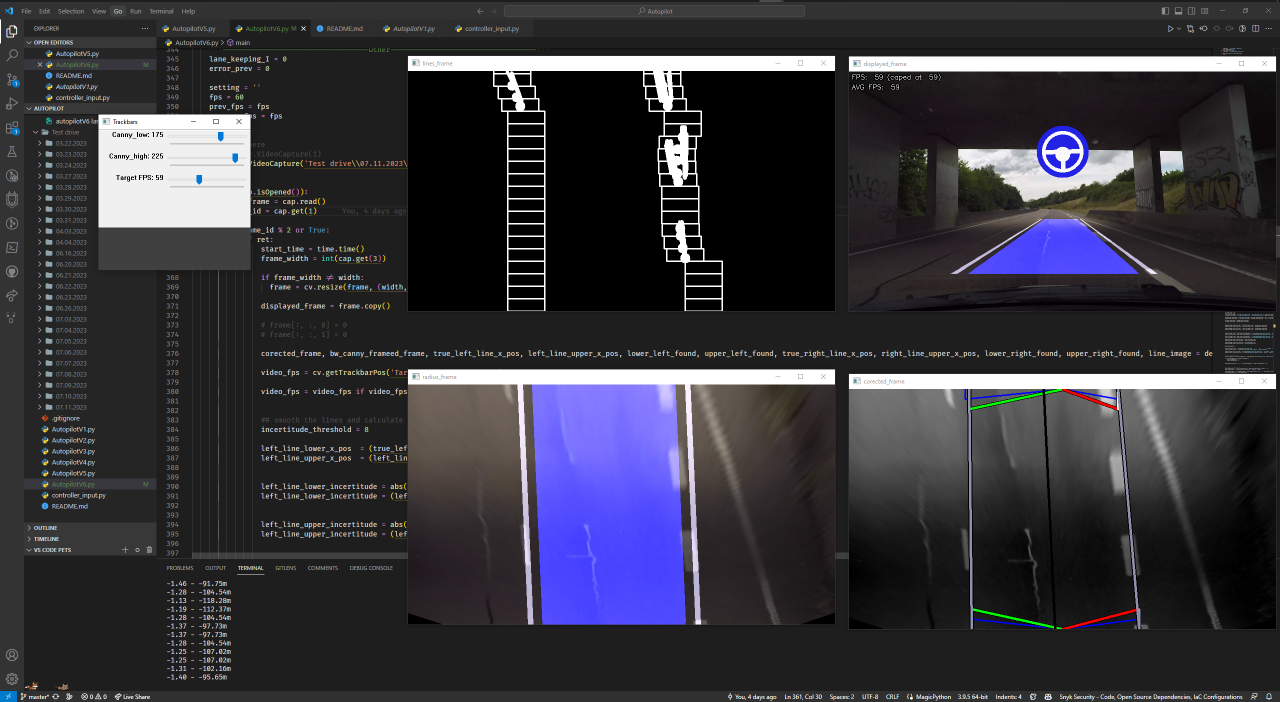
#> input picture autopilot non AI/images/V6/autopilotV6 active 1.png, 2560 x 1404 px, given in place of 2.MP4, which was not available (shown at 1/2 size)
$ python AutopilotV6.py
#> lines starting #> are read from the running program, lines starting #| are printed output that depends on the picture; pictures that were not available may be replaced by others from this repository, and a replacement may not be noted
### autopilot non AI/controller_input.py
# import pyvjoy
import time

"""------------------|USE beamngpy|------------------"""

steering_full_roation = 3*360/2
steering_ration = 5#to 1
wheel_full_rotation = steering_full_roation / steering_ration

# create a joystick object
# j = pyvjoy.VJoyDevice(rID=1)

# x_axis = pyvjoy.HID_USAGE_X
# y_axis = pyvjoy.HID_USAGE_Y


# [5 lines left out: function wheel_angle_to_steering_angle, not called in this run]


def steering_angle_to_joystick_pos(angle:float):
    """
    convert the angle of the steering wheel to a joystick position
    """
    return int((angle / wheel_full_rotation) * 32767)


# [10 lines left out: function update_joystick, not called in this run]

### autopilot non AI/AutopilotV6.py
import cv2 as cv
import numpy as np
import math
import time
import controller_input
import keyboard


""" Blue Green Red """
AVAILABLE_COLOR        = (255, 255, 255), (232, 39, 33)
UNAVAILABLE_COLOR      = (100, 100, 100), (0  , 0 , 0 )
ALERTE_DEPARTURE_COLOR = (39 , 33 , 232), (0  , 0 , 0 )

autopilot_available       = False
autopilot_available_color = UNAVAILABLE_COLOR

height = 480
width  = 854


# import car settings
show_transformation = False

car_settings = {
  "lane_center": 0,
  "car_hood": 0,
  "lower_lane_width": 0,
  "detection_distance": 0,
  "distance_center": 0,
  "distance_width": 0,
  "wheel_base_length": 0,
  "steering_ratio": 0,
  }

with open('autopilot non AI\\car settings\\my_car.txt', 'r') as file:
#> (reads car settings/my_car.txt from the repository)
  lines = file.readlines()
  if len(lines) != len(car_settings):
    raise Exception(f"The car settings file is not correct, {len(lines)} lines found instead of 7")

  for line in lines:
    line = line.strip()
    key, value = line.split(':')
    car_settings[key] = float(value)

print("car setting imported")

# car settings
lane_center        = int(width/2 + car_settings["lane_center"]) # + offset
car_hood           = int(car_settings["car_hood"])
lower_lane_width   = int(width + car_settings["lower_lane_width"])
detection_distance = int(car_settings["detection_distance"])
distance_center    = int(lane_center + car_settings["distance_center"]) # + offset
distance_width     = int(car_settings["distance_width"])
wheel_base_length  = float(car_settings["wheel_base_length"])
steering_ratio     = float(car_settings["steering_ratio"])

print(f"lane_center: {lane_center}, car_hood: {car_hood}, lower_lane_width: {lower_lane_width}, detection_distance: {detection_distance}, distance_center: {distance_center}, distance_width: {distance_width}, wheel_base_length: {wheel_base_length}")

upper_left  = [int(distance_center - distance_width/2),int(height - car_hood - detection_distance)]
upper_right = [int(distance_center + distance_width/2),int(height - car_hood - detection_distance)]

lower_left  = [int(lane_center - lower_lane_width/2), int(height-car_hood)]
lower_right = [int(lane_center + lower_lane_width/2), int(height-car_hood)]

pts1 = np.float32([upper_left, lower_left, upper_right, lower_right])
pts2 = np.float32([[0, 0], [0, height], [width, 0], [width, height]])

cv.namedWindow('Trackbars')
default_canny_low  = 175
default_canny_high = 225

cv.createTrackbar('Canny_low' , 'Trackbars', default_canny_low , 255, lambda x: None)
cv.createTrackbar('Canny_high', 'Trackbars', default_canny_high, 255, lambda x: None)

# cv.createTrackbar("Box_height", "Trackbars", 25, 100, lambda x: None)
# cv.createTrackbar("Box_width", "Trackbars", 100, 200, lambda x: None)
cv.createTrackbar('Target FPS', 'Trackbars', 60, 150, lambda x: None)


def map(value, In_Min, In_Max, Out_Min, Out_Max) -> float:
    """
    map 'value' from 'In_Min' - 'In_Max' to 'Out_Min' - 'Out_Max'
    """
    ## Figure out how 'wide' each range is
    In_Span = In_Max - In_Min
    Out_Span = Out_Max - Out_Min

    ## Convert the left range into a 0-1 range (float)
    valueScaled = float(value - In_Min) / float(In_Span)

    ## Convert the 0-1 range into a value in the right range.
    return Out_Min + (valueScaled * Out_Span)


# [15 lines left out: functions imcrop, pad_img_to_fit_bbox, not called in this run]


def detect_lane_width(frame, displayed_frame, prev_left_line_x_pos, prev_right_line_x_pos):
    """
    return the line's position (lower and upper) and if they are detected (both lower and upper)
    """

    ## modifiy contrast and brightness
    gray_frame = cv.cvtColor(frame, cv.COLOR_BGR2GRAY)
    # white_frame = cv.threshold(gray_frame, 0, 255, cv.THRESH_BINARY + cv.THRESH_OTSU)[1]
    alpha = 1.5
    beta = -40
    gray_frame = cv.convertScaleAbs(gray_frame, alpha=alpha, beta=beta)
    corected_frame = gray_frame
    # corected_frame = cv.bitwise_and(gray_frame, white_frame)

    ## blur the frame
    # blur_frame = cv.GaussianBlur(corected_frame, (21, 21), 0)

    ## combine the frames
    # combined_frame = cv.addWeighted(blur_frame, 0.8, corected_frame, 0.6, 0)
    combined_frame = corected_frame

    ## bird's eye view of th frame
    M = cv.getPerspectiveTransform(pts1, pts2)
    displayed_frame = cv.cvtColor(combined_frame, cv.COLOR_GRAY2BGR)
    displayed_frame = cv.warpPerspective(displayed_frame, M, (width, height))

    ## canny edge detection
    canny_low  = default_canny_low
    canny_high = default_canny_high

    canny_low  = cv.getTrackbarPos('Canny_low' , 'Trackbars')
    canny_high = cv.getTrackbarPos('Canny_high', 'Trackbars')

    canny_frame = cv.GaussianBlur(combined_frame, (5, 5), 0)
    canny_frame = cv.Canny(canny_frame, canny_low, canny_high)
    canny_frame = cv.warpPerspective(canny_frame, M, (width, height))
    # canny_frame = cv.dilate(canny_frame, None, iterations=1)

    ## convert to black and white
    bw_canny_frame = cv.threshold(canny_frame, 0, 255, cv.THRESH_BINARY)[1]

    lines_1 = cv.HoughLinesP(bw_canny_frame, 2, np.pi/180, 10, minLineLength=50, maxLineGap=5)
    line_image = np.zeros_like(displayed_frame)
    if lines_1 is not None:
      for line in lines_1:
        x1, y1, x2, y2 = line.reshape(4)
        if abs(x2 - x1) < 2*abs(y2 - y1):
          cv.line(line_image, (x1, y1), (x2, y2), (255, 255, 255), 5)

    line_image = cv.cvtColor(line_image, cv.COLOR_BGR2GRAY)
    bw_canny_frame = cv.bitwise_and(bw_canny_frame, line_image)

    ## detect start of the lines
    lower_left_found = False
    lower_right_found = False

    detecting_height = 50
    center_detecting_ignore = 50

    ## projection based lane detecting
    for pixel in range(center_detecting_ignore, int(width/2)-10, 5):
        if bw_canny_frame[height-detecting_height:height, int(width/2 - pixel)].any() > 0 and not lower_left_found:
            left_base   = int(width/2 - pixel)-15
            lower_left_found  = True
        elif not lower_left_found:
            left_base   = int(prev_left_line_x_pos)

        if bw_canny_frame[height-detecting_height:height, int(width/2 + pixel)].any() > 0 and not lower_right_found:
            right_base  = int(width/2 + pixel)+15
            lower_right_found = True
        elif not lower_right_found:
            right_base  = int(prev_right_line_x_pos)

        if lower_left_found and lower_right_found:
            break


    ## sliding boxs
    left_boxs_x = [left_base]
    left_boxs_y = [height]
    right_boxs_x = [right_base]
    right_boxs_y = [height]

    left_line_points = []
    right_line_points = []

    box_height = 25
    # box_height_trackbar = cv.getTrackbarPos('Box_height', 'Trackbars')
    # box_height = box_height_trackbar if box_height_trackbar > 0 else box_height

    box_width = 75
    # box_width_trackbar = cv.getTrackbarPos('Box_width', 'Trackbars')
    # box_width = box_width_trackbar if box_width_trackbar > 0 else box_width

    y = height

    left_rectangle_pos = []
    right_rectangle_pos = []

    while y > 0:
        if bw_canny_frame[y-box_height:y, left_base -int(box_width/2):left_base + int(box_width/2)].any() > 0:
          #find center of the white pixels (x, y) in pixels coordinates
          white_pixels = np.where(bw_canny_frame[y-box_height:y, left_base -int(box_width/2):left_base + int(box_width/2)] == 255)
          cx = int(np.mean(white_pixels[1]) + left_base - box_width/2)
          cy = int(np.mean(white_pixels[0]) + y - box_height/2)
          cv.circle(line_image, (cx, cy), 10, (255, 255, 255), -1)

          left_boxs_x.append(cx)
          left_boxs_y.append(cy)
          left_line_points.append([cx, cy])

          left_base = cx
          lower_left_found = True
        elif len(left_boxs_x) > 1:
          cx = left_base - (left_boxs_x[-2] - left_boxs_x[-1]) if abs((left_boxs_x[-2] - left_boxs_x[-1])) < box_width else left_boxs_x[-1]
          cy = y - int(box_height/2)
          cv.circle(line_image, (cx, cy), 10, (255, 255, 255), -1)

          left_boxs_x.append(cx)
          left_boxs_y.append(cy)
          left_line_points.append([cx, cy])

          left_base = cx


        if bw_canny_frame[y-box_height:y, right_base - int(box_width/2):right_base + int(box_width/2)].any() > 0:
          #find center of the white pixels (x, y) in pixels coordinates
          white_pixels = np.where(bw_canny_frame[y-box_height:y, right_base -int(box_width/2):right_base + int(box_width/2)] == 255)
          cx = int(np.mean(white_pixels[1]) + right_base - box_width/2)
          cy = int(np.mean(white_pixels[0]) + y - box_height/2)
          cv.circle(line_image, (cx, cy), 10, (255, 255, 255), -1)

          right_boxs_x.append(cx)
          right_boxs_y.append(cy)
          right_line_points.append([cx, cy])

          right_base = cx
          lower_right_found = True
        elif len(right_boxs_x) > 1:
          cx = right_base - (right_boxs_x[-2] - right_boxs_x[-1]) if abs((right_boxs_x[-2] - right_boxs_x[-1])) < box_width else right_boxs_x[-1]
          cy = y - int(box_height/2)
          cv.circle(line_image, (cx, cy), 10, (255, 255, 255), -1)

          right_boxs_x.append(cx)
          right_boxs_y.append(cy)
          right_line_points.append([cx, cy])

          right_base = cx


        left_rectangle_pos.append([left_base, y-box_height])
        cv.rectangle(line_image, (left_base  - int(box_width/2), y-box_height), (left_base  + int(box_width/2), y), (255, 255, 255), 2)

        right_rectangle_pos.append([right_base, y-box_height])
        cv.rectangle(line_image, (right_base - int(box_width/2), y-box_height), (right_base + int(box_width/2), y), (255, 255, 255), 2)

        y -= box_height


    left_line_lower_x_pos  =  left_boxs_x[ 0]
    right_line_lower_x_pos = right_boxs_x[ 0]


    left_line_upper_x_pos  =  left_boxs_x[int(len(left_boxs_x)/2)]
    right_line_upper_x_pos = right_boxs_x[int(len(right_boxs_x)/2)]

    upper_left_found  = True if (len(left_boxs_x)  > 1) and (left_boxs_y[ -1] < height/3) else False
    upper_right_found = True if (len(right_boxs_x) > 1) and (right_boxs_y[-1] < height/3) else False


    return displayed_frame, bw_canny_frame, left_line_lower_x_pos, left_line_upper_x_pos, lower_left_found, upper_left_found, right_line_lower_x_pos, right_line_upper_x_pos, lower_right_found, upper_right_found, line_image, left_rectangle_pos, right_rectangle_pos


def lane_departure(left_line_x_pos, left_found, left_line_predicted, right_line_x_pos, right_found, right_line_predicted) -> tuple[int,int]:
    """
    detect lane departure
    return if there is a lane departure on left, right line
    """

    left_line  = int(   lane_center   - left_line_x_pos)
    right_line = int(right_line_x_pos -   lane_center  )

    left_line_departure  = 0
    right_line_departure = 0

    left_line_departure_threshold  = 100
    right_line_departure_threshold = 100

    if left_line <= left_line_departure_threshold and (left_found or (left_line_predicted and right_found)) :
        left_line_departure = 1

    if right_line <= right_line_departure_threshold and (right_found or (right_line_predicted and left_found)):
        right_line_departure = 1

    return left_line_departure, right_line_departure


def main():

    ## lane positions init


    """-----------------------------------Left----------------------------------"""
    left_line_lower_x_pos      = (width/2 - lower_lane_width/2)
    left_line_lower_x_pos_prev = left_line_lower_x_pos

    left_line_upper_x_pos      = left_line_lower_x_pos
    left_line_upper_x_pos_prev = left_line_upper_x_pos

    predicted_lower_left_line_x_pos      = left_line_lower_x_pos
    predicted_lower_left_line_x_pos_prev = predicted_lower_left_line_x_pos

    predicted_upper_left_line_x_pos_prev = left_line_upper_x_pos

    left_line_lower_incertitude      = 0
    left_line_lower_incertitude_prev = 0

    left_line_upper_incertitude      = 0
    left_line_upper_incertitude_prev = 0


    left_line_angle      = 0
    left_line_angle_prev = 0

    left_color_prev = UNAVAILABLE_COLOR[0]

    upper_left_found = False

    """----------------------------------Right----------------------------------"""
    right_line_lower_x_pos = (width/2 - lower_lane_width/2)
    right_line_lower_x_pos_prev = right_line_lower_x_pos

    right_line_upper_x_pos      = right_line_lower_x_pos
    right_line_upper_x_pos_prev = right_line_upper_x_pos

    predicted_lower_right_line_x_pos      = right_line_lower_x_pos
    predicted_lower_right_line_x_pos_prev = predicted_lower_right_line_x_pos

    predicted_upper_right_line_x_pos_prev = right_line_upper_x_pos

    right_line_lower_incertitude      = 0
    right_line_lower_incertitude_prev = 0

    right_line_upper_incertitude      = 0
    right_line_upper_incertitude_prev = 0


    right_line_angle      = 0
    right_line_angle_prev = 0

    right_color_prev = UNAVAILABLE_COLOR[0]

    upper_right_found = False

    """----------------------------------Lane-----------------------------------"""
    pre_lower_lane_width = 290
    upper_lane_width     = 290
    pre_upper_lane_width = 290

    lane_keeping_angle_prev = 0
    last_lane_keeping_angle = 0

    lane_angle           = 0
    lane_angle_prev      = 0
    last_good_lane_angle = 0

    lane_color_prev = UNAVAILABLE_COLOR[0]

    steering_wheel_color_prev = UNAVAILABLE_COLOR[0]
    steering_color            = UNAVAILABLE_COLOR[0]
    steering_color_prev       = UNAVAILABLE_COLOR[0]
    steering_angle = 0

    autopilot_available = False

    """----------------------------------Other----------------------------------"""
    lane_keeping_I = 0
    error_prev = 0

    setting = ''
    fps = 60
    prev_fps = fps
    average_fps = fps


    ## Video here
    # cap = cv.VideoCapture(1)
    cap = cv.VideoCapture(r'D:\VisualCode_Python\Autopilot\Autopilot\Test drive\31 03 2023\2.MP4')


    while (cap.isOpened()):
        ret, frame = cap.read()
#> frame is the input picture: shape (1404, 2560, 3); mean B, G, R 59.5, 51.6, 52.9
        frame_id = cap.get(1)

        if frame_id % 2 or True:
            if ret:
                start_time = time.time()
                frame_width = int(cap.get(3))

                if frame_width != width:
                  frame = cv.resize(frame, (width, height))
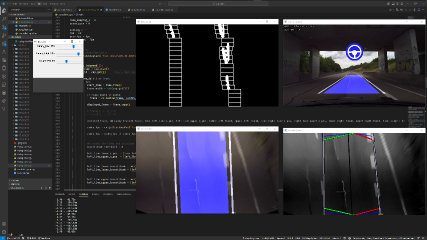
#> frame: shape (480, 854, 3) (shown at 1/2 size); mean B, G, R 59.3, 51.4, 52.7

                displayed_frame = frame.copy()

                # frame[:, :, 0] = 0
                # frame[:, :, 1] = 0

                corected_frame, bw_canny_frameed_frame, true_left_line_x_pos, left_line_upper_x_pos, lower_left_found, upper_left_found, true_right_line_x_pos, right_line_upper_x_pos, lower_right_found, upper_right_found, line_image, left_line_points, right_line_points = detect_lane_width(frame, displayed_frame, left_line_lower_x_pos_prev, right_line_lower_x_pos_prev)
#> in detect_lane_width, `gray_frame = cv.cvtColor(frame, cv.COLOR_BGR2GRAY)`:
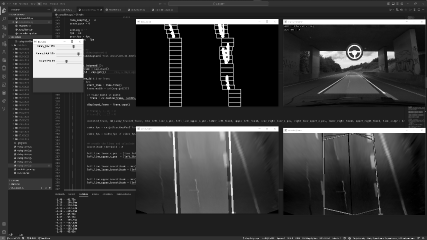
#> gray_frame: shape (480, 854) (shown at 1/2 size); min 0, max 255, mean 52.7
#> in detect_lane_width, `gray_frame = cv.convertScaleAbs(gray_frame, alpha=alpha, beta=beta)`:
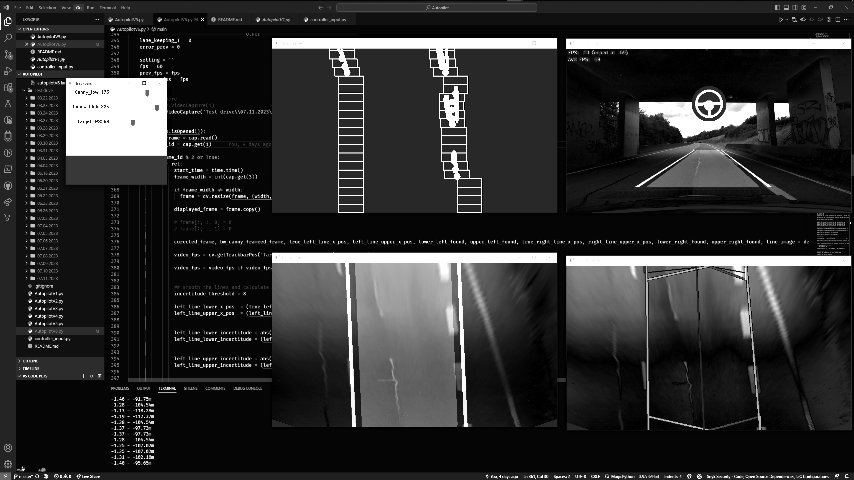
#> gray_frame: shape (480, 854); min 0, max 255, mean 45.9
#> (the rest of the program and of its run is left out)
